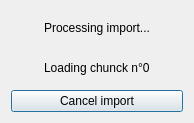
<?xml version="1.0" encoding="UTF-8"?>
<ui version="4.0">
 <class>Dialog</class>
 <widget class="QDialog" name="Dialog">
  <property name="geometry">
   <rect>
    <x>0</x>
    <y>0</y>
    <width>194</width>
    <height>123</height>
   </rect>
  </property>
  <property name="windowTitle">
   <string>ODS</string>
  </property>
  <layout class="QVBoxLayout" name="verticalLayout_2">
   <item>
    <widget class="QLabel" name="importLabel">
     <property name="text">
      <string>Processing import...</string>
     </property>
     <property name="alignment">
      <set>Qt::AlignCenter</set>
     </property>
     <property name="wordWrap">
      <bool>false</bool>
     </property>
    </widget>
   </item>
   <item alignment="Qt::AlignHCenter">
    <widget class="QLabel" name="chunkLabel">
     <property name="text">
      <string>Loading chunck n°0</string>
     </property>
    </widget>
   </item>
   <item>
    <widget class="QPushButton" name="cancelButton">
     <property name="text">
      <string>Cancel import</string>
     </property>
    </widget>
   </item>
  </layout>
 </widget>
 <resources/>
 <connections/>
</ui>
